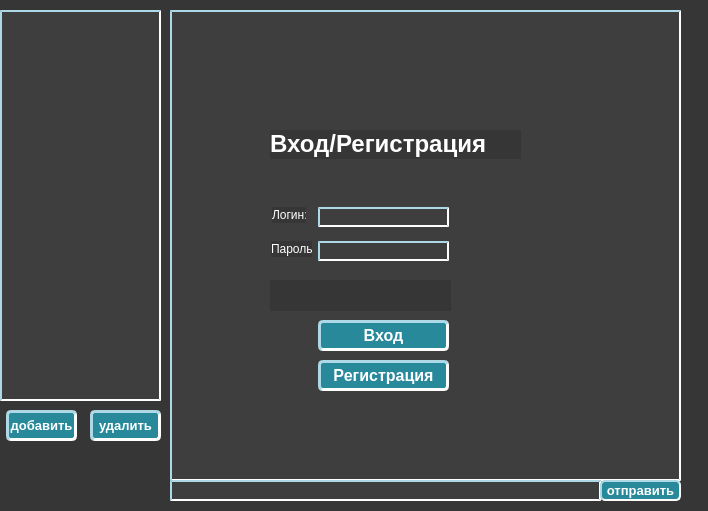
<?xml version="1.0" encoding="UTF-8"?>
<ui version="4.0">
 <class>cilantromes</class>
 <widget class="QWidget" name="cilantromes">
  <property name="enabled">
   <bool>true</bool>
  </property>
  <property name="geometry">
   <rect>
    <x>0</x>
    <y>0</y>
    <width>708</width>
    <height>511</height>
   </rect>
  </property>
  <property name="windowTitle">
   <string>cilantromes</string>
  </property>
  <widget class="QWidget" name="sign" native="true">
   <property name="geometry">
    <rect>
     <x>0</x>
     <y>0</y>
     <width>711</width>
     <height>521</height>
    </rect>
   </property>
   <property name="styleSheet">
    <string notr="true">background-color: rgb(54, 54, 54);

</string>
   </property>
   <widget class="QLabel" name="label">
    <property name="geometry">
     <rect>
      <x>270</x>
      <y>130</y>
      <width>251</width>
      <height>29</height>
     </rect>
    </property>
    <property name="styleSheet">
     <string notr="true">text-align: center;
color: #ffffff;</string>
    </property>
    <property name="text">
     <string>&lt;html&gt;&lt;head/&gt;&lt;body&gt;&lt;p&gt;&lt;span style=&quot; font-size:18pt; font-weight:600;&quot;&gt;Вход/Регистрация&lt;/span&gt;&lt;/p&gt;&lt;/body&gt;&lt;/html&gt;</string>
    </property>
   </widget>
   <widget class="QLineEdit" name="password">
    <property name="geometry">
     <rect>
      <x>318</x>
      <y>241</y>
      <width>131</width>
      <height>20</height>
     </rect>
    </property>
    <property name="styleSheet">
     <string notr="true">background-color: #3e3e3e;
border: 2px inset lightblue;
color: #ffffff;
text-align: center;</string>
    </property>
   </widget>
   <widget class="QLabel" name="label_2">
    <property name="geometry">
     <rect>
      <x>272</x>
      <y>207</y>
      <width>34</width>
      <height>16</height>
     </rect>
    </property>
    <property name="styleSheet">
     <string notr="true">text-align: center;
color: #ffffff;</string>
    </property>
    <property name="text">
     <string>Логин:</string>
    </property>
   </widget>
   <widget class="QLabel" name="label_3">
    <property name="geometry">
     <rect>
      <x>271</x>
      <y>241</y>
      <width>41</width>
      <height>16</height>
     </rect>
    </property>
    <property name="styleSheet">
     <string notr="true">text-align: center;
color: #ffffff;</string>
    </property>
    <property name="text">
     <string>Пароль:</string>
    </property>
   </widget>
   <widget class="QLineEdit" name="login">
    <property name="geometry">
     <rect>
      <x>318</x>
      <y>207</y>
      <width>131</width>
      <height>20</height>
     </rect>
    </property>
    <property name="styleSheet">
     <string notr="true">background-color: #3e3e3e;
border: 2px inset lightblue;
color: #ffffff;
text-align: center;</string>
    </property>
   </widget>
   <widget class="QPushButton" name="getlog">
    <property name="geometry">
     <rect>
      <x>318</x>
      <y>320</y>
      <width>131</width>
      <height>31</height>
     </rect>
    </property>
    <property name="mouseTracking">
     <bool>false</bool>
    </property>
    <property name="styleSheet">
     <string notr="true">QPushButton {
    background-color:  #28899B;
    color: white;
	border: 3px inset lightblue;
    border-radius: 5px;
    font-size: 12pt;
    font-weight: bold;
    transition: background-color 0.3s, transform 0.2s;
}

QPushButton:hover {
    background-color: #017186;
    transform: scale(1.05);
}
</string>
    </property>
    <property name="text">
     <string>Вход</string>
    </property>
   </widget>
   <widget class="QLabel" name="error">
    <property name="geometry">
     <rect>
      <x>270</x>
      <y>280</y>
      <width>181</width>
      <height>31</height>
     </rect>
    </property>
    <property name="styleSheet">
     <string notr="true">text-align: center;
color: #ffffff;</string>
    </property>
    <property name="text">
     <string>&lt;html&gt;&lt;head/&gt;&lt;body&gt;&lt;p&gt;&lt;br/&gt;&lt;/p&gt;&lt;/body&gt;&lt;/html&gt;</string>
    </property>
   </widget>
   <widget class="QPushButton" name="getregistr">
    <property name="geometry">
     <rect>
      <x>318</x>
      <y>360</y>
      <width>131</width>
      <height>31</height>
     </rect>
    </property>
    <property name="styleSheet">
     <string notr="true">QPushButton {
    background-color:  #28899B;
    color: white;
	border: 3px inset lightblue;
    border-radius: 5px;
    font-size: 12pt;
    font-weight: bold;
    transition: background-color 0.3s, transform 0.2s;
}

QPushButton:hover {
    background-color: #017186;
    transform: scale(1.05);
}
</string>
    </property>
    <property name="text">
     <string>Регистрация</string>
    </property>
   </widget>
   <widget class="QPushButton" name="send">
    <property name="geometry">
     <rect>
      <x>600</x>
      <y>480</y>
      <width>81</width>
      <height>21</height>
     </rect>
    </property>
    <property name="styleSheet">
     <string notr="true">QPushButton {
    background-color:  #28899B;
    color: white;
	border:2px inset lightblue;
    border-radius: 5px;
    font-size: 10pt;
    font-weight: bold;
    transition: background-color 0.3s, transform 0.2s;
}

QPushButton:hover {
    background-color: #017186;
    transform: scale(1.05);
}
</string>
    </property>
    <property name="text">
     <string>отправить</string>
    </property>
   </widget>
   <widget class="QListWidget" name="peoplelist">
    <property name="geometry">
     <rect>
      <x>0</x>
      <y>10</y>
      <width>161</width>
      <height>391</height>
     </rect>
    </property>
    <property name="styleSheet">
     <string notr="true">QListWidget{
background-color: #3e3e3e;
color: #ffffff;
border: 2px inset lightblue;}
QListWidget::item{
border: 1px groove rgb(14, 112, 154);
color: #ffffff;
}
</string>
    </property>
   </widget>
   <widget class="QListWidget" name="messagelist">
    <property name="geometry">
     <rect>
      <x>170</x>
      <y>10</y>
      <width>511</width>
      <height>471</height>
     </rect>
    </property>
    <property name="styleSheet">
     <string notr="true">background-color: #3e3e3e;
border: 2px solid #4e4e4e;
color: #ffffff;
border: 2px inset lightblue;</string>
    </property>
   </widget>
   <widget class="QLineEdit" name="message">
    <property name="geometry">
     <rect>
      <x>170</x>
      <y>480</y>
      <width>431</width>
      <height>21</height>
     </rect>
    </property>
    <property name="styleSheet">
     <string notr="true">background-color: #3e3e3e;
border: 2px solid #4e4e4e;
color: #ffffff;
text-align: center;
border: 2px inset lightblue;</string>
    </property>
   </widget>
   <widget class="QPushButton" name="add">
    <property name="geometry">
     <rect>
      <x>6</x>
      <y>410</y>
      <width>71</width>
      <height>31</height>
     </rect>
    </property>
    <property name="styleSheet">
     <string notr="true">QPushButton {
    background-color:  #28899B;
    color: white;
	border: 3px inset lightblue;
    border-radius: 5px;
    font-size: 10pt;
    font-weight: bold;
    transition: background-color 0.3s, transform 0.2s;
}

QPushButton:hover {
    background-color: #017186;
    transform: scale(1.05);
}
</string>
    </property>
    <property name="text">
     <string>добавить</string>
    </property>
   </widget>
   <widget class="QPushButton" name="delet">
    <property name="geometry">
     <rect>
      <x>90</x>
      <y>410</y>
      <width>71</width>
      <height>31</height>
     </rect>
    </property>
    <property name="styleSheet">
     <string notr="true">QPushButton {
    background-color:  #28899B;
    color: white;
	border: 3px inset lightblue;
    border-radius: 5px;
    font-size: 10pt;
    font-weight: bold;
    transition: background-color 0.3s, transform 0.2s;
}

QPushButton:hover {
    background-color: #017186;
    transform: scale(1.05);
}
</string>
    </property>
    <property name="text">
     <string>удалить</string>
    </property>
   </widget>
   <widget class="QLabel" name="error1">
    <property name="geometry">
     <rect>
      <x>10</x>
      <y>480</y>
      <width>151</width>
      <height>21</height>
     </rect>
    </property>
    <property name="styleSheet">
     <string notr="true">text-align: center;
color: #ffffff;</string>
    </property>
    <property name="text">
     <string/>
    </property>
   </widget>
   <zorder>add</zorder>
   <zorder>delet</zorder>
   <zorder>peoplelist</zorder>
   <zorder>messagelist</zorder>
   <zorder>message</zorder>
   <zorder>label</zorder>
   <zorder>label_3</zorder>
   <zorder>getlog</zorder>
   <zorder>label_2</zorder>
   <zorder>error</zorder>
   <zorder>login</zorder>
   <zorder>password</zorder>
   <zorder>send</zorder>
   <zorder>getregistr</zorder>
   <zorder>error1</zorder>
  </widget>
 </widget>
 <resources/>
 <connections/>
</ui>
